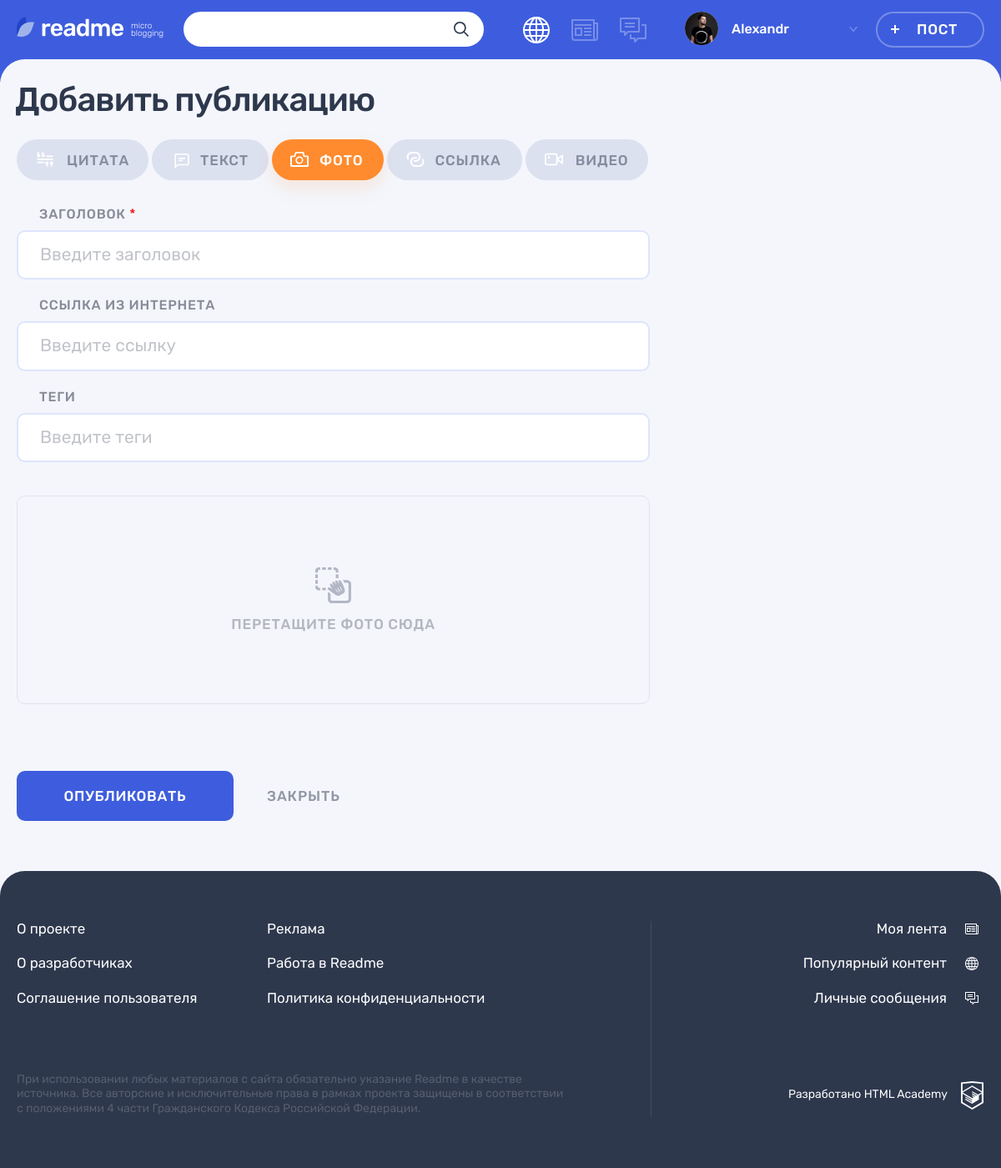
The page /add.php on the database its author committed.
### tables this page shows
CREATE TABLE post_types (
   id INT AUTO_INCREMENT PRIMARY KEY,
   type VARCHAR (64) NOT NULL UNIQUE,
   name VARCHAR (64) NOT NULL UNIQUE
);

### helpers.php (called while the page is built, shortened)
<?php
function include_template($name, array $data = [])
{
    $name = 'templates/' . $name;
    extract($data);
    require $name;
    $result = ob_get_clean();
    return $result;
}
function add_class (bool $condition, string $class): string
{
  return $condition ? " $class" : '';
}

### db_helpers.php (called while the page is built, shortened)
<?php
function db_get_prepare_stmt(mysqli $link, string $sql, array $data = []): ?mysqli_stmt
{
  $stmt = mysqli_prepare($link, $sql);
  return $stmt;
}
function db_get_fetch_all(mysqli $link, mysqli_stmt $stmt, int $mode = MYSQLI_ASSOC): ?array
{
  mysqli_stmt_execute($stmt);
  $result = mysqli_stmt_get_result($stmt);
  return mysqli_fetch_all($result, $mode);
}
function db_get_post_types(mysqli $link): ?array
{
  $sql = "SELECT * FROM post_types";
  $stmt = db_get_prepare_stmt($link, $sql);
  return db_get_fetch_all($link, $stmt);
}

### templates/adding-post.php (the view)
<?php
$post_types = $post_types ?? [];
$tab = $tab ?? 'photo';
$errors = $errors ?? [];
$values = $values ?? [];
?>
<main class="page__main page__main--adding-post">
  <div class="page__main-section">
    <div class="container">
      <h1 class="page__title page__title--adding-post">Добавить публикацию</h1>
    </div>
    <div class="adding-post container">
      <div class="adding-post__tabs-wrapper tabs">
        <div class="adding-post__tabs filters">
          <ul class="adding-post__tabs-list filters__list tabs__list">
            <?php foreach ($post_types as $post_type): ?>
              <?php
                $name = $post_type['name'] ?? '';
                $type = $post_type['type'] ?? '';
                $active_class = add_class($type === $tab, 'filters__button--active tabs__item tabs__item--active');
              ?>
              <li class="adding-post__tabs-item filters__item">
                <a
                  class="adding-post__tabs-link button filters__button filters__button--<?= $type . $active_class ?>"
                  href="?tab=<?= $type ?>"
                >
                  <svg class="filters__icon" width="22" height="18">
                    <use xlink:href="#icon-filter-<?= $type ?>"></use>
                  </svg>
                  <span><?= $name ?></span>
                </a>
              </li>
            <?php endforeach; ?>
          </ul>
        </div>
        <div class="adding-post__tab-content">
          <?php print(include_template("components/adding-post/form/$tab.php", [
            'errors' => $errors,
            'values' => $values,
          ])) ?>
        </div>
      </div>
    </div>
  </div>
</main>

### rows shown on the page
post_types: name "ЦИТАТА"
post_types: name "ТЕКСТ"
post_types: name "ФОТО"
post_types: name "ССЫЛКА"
post_types: name "ВИДЕО"

### other values the page prints
$user_name "Alexandr"
